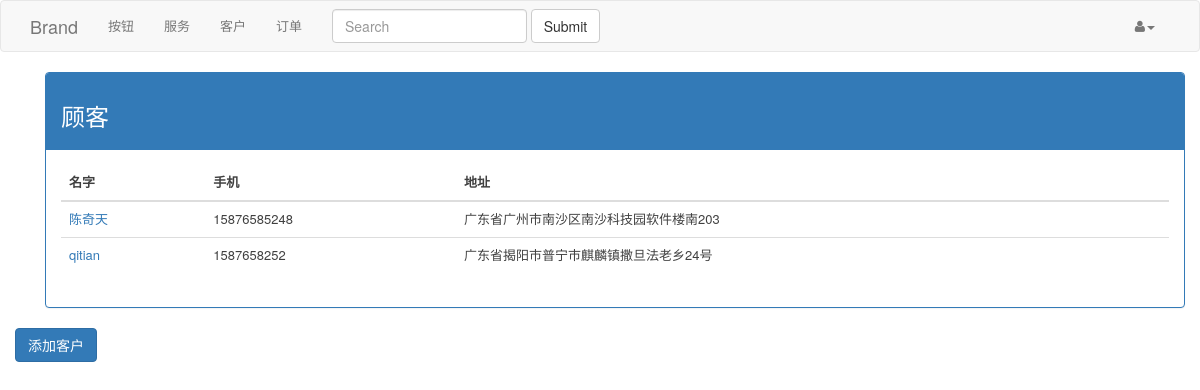
The app's page /customer/customer_list (signed in) with its own data.
### midstation/user/models.py (models this page shows, shortened)
class Customer(db.Model):
    __tablename__ = 'customers'
    id = db.Column(db.Integer, primary_key=True)
    user_id = db.Column(db.Integer, db.ForeignKey('users.id'))
    name = db.Column(db.String(30))
    addr = db.Column(db.String(120), nullable=False)
    telephone = db.Column(db.String(20))
    mobile_phone = db.Column(db.String(15))
    wechat_id = db.Column(db.String(50))
    buttons = db.relationship('Button', primaryjoin='Button.customer_id == Customer.id')

### midstation/customer/views.py (the view)
@customer.route('/customer_list')
@login_required
def customer_list():
    try:
        customers = current_user.customers
        return render_template('customer/customer_list.html', customers=customers)
    except TemplateNotFound:
        abort(404)

### midstation/app.py (called while the page is built)
def login_configure(app):
    login_manager.init_app(app)
    login_manager.login_view = app.config['LOGIN_VIEW']
    @login_manager.user_loader
    def load_user(user_id):
        user_instance = User.query.filter_by(id=user_id).first()
        if user_instance:
            return user_instance
        else:
            return None

### midstation/templates/customer/customer_list.html
{% extends "layout.html" %}
{% block content %}
    <div class="container">
        <div class="panel panel-primary">
            <div class="panel-heading"> <h3>顾客</h3></div>
            <div class="panel-body">
                <div class="table-responsive">
                    <table class="table table-hover">
                    <thead>
                    <tr>
                        <th>名字</th>
                        <th>手机</th>
                        <th>地址</th>
                    </tr>
                </thead>
                <tbody>
                    {% for customer in customers %}
                    <tr>
                        <td><a href="{{ url_for('customer.customer_profile', customer_id = customer.id) }}">{{ customer.name }}</a></td>
                        <td>{{ customer.mobile_phone }}</td>
                        <td>{{ customer.addr }}</td>
                    </tr>
                    {% endfor %}
                </tbody>
                </table>
                </div>
            </div>
            </div>
        </div>
        <div class="row">
            <a href="{{ url_for('customer.customer_profile', customer_id=0)}}" class=""><button class="btn btn-primary">添加客户</button></a>
        </div>
{% endblock %}

### midstation/static/css/midstation.css (style rules this page uses)
html { position: relative; min-height: 100%; }
body { margin-bottom: 60px; font-family: "Hiragino Sans GB", "Microsoft YaHei", "WenQuanYi Micro Hei", sans-serif, Georgia, sans-serif; }
body { font: 13px/20px 'Helvetica Neue', Helvetica, Arial, sans-serif; color: #404040; }

### records on screen
Customer: name "陈奇天", mobile_phone "15876585248", addr "广东省广州市南沙区南沙科技园软件楼南203"
Customer: name "qitian", mobile_phone "1587658252", addr "广东省揭阳市普宁市麒麟镇撒旦法老乡24号"
